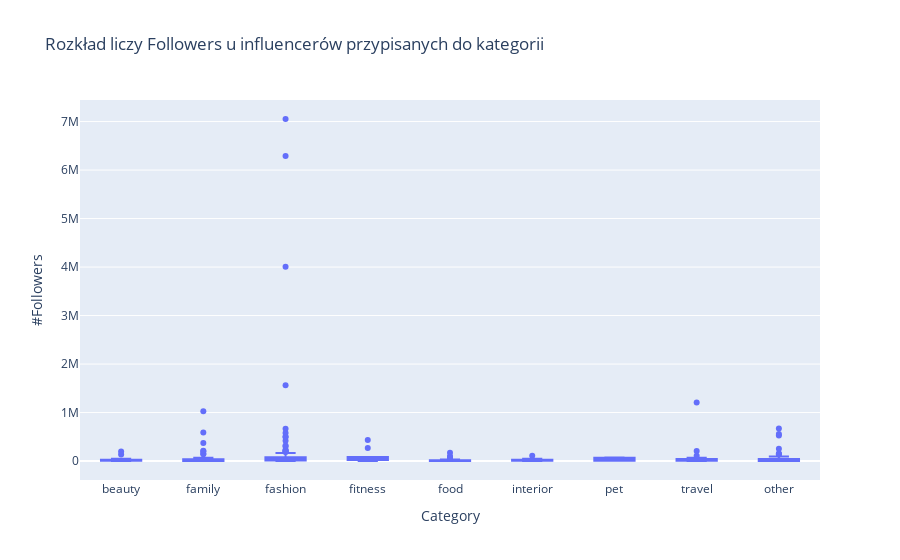

Notebook code for this chart:
### Code cell
fig = px.box(df, x='Category', y='#Followers', title='Rozkład liczy Followers u influencerów przypisanych do kategorii')
fig.show()

### Figure 1 — Plotly figure (JSON) as saved in the notebook; plotly's stock layout.template omitted (floating-point values rounded to 4 significant figures; data arrays with more than 128 entries replaced by an {"elided": "..."} marker saying what was removed)
{"data": [{"alignmentgroup": "True", "hovertemplate": "Category=%{x}<br>#Followers=%{y}<extra></extra>", "legendgroup": "", "marker": {"color": "#636efa"}, "name": "", "notched": false, "offsetgroup": "", "orientation": "v", "showlegend": false, "type": "box", "x": {"elided": "338 str values"}, "x0": " ", "xaxis": "x", "y": {"elided": "338 int values"}, "y0": " ", "yaxis": "y"}], "layout": {"boxmode": "group", "legend": {"tracegroupgap": 0}, "title": {"text": "Rozkład liczy Followers u influencerów przypisanych do kategorii"}, "xaxis": {"anchor": "y", "domain": [0, 1], "title": {"text": "Category"}}, "yaxis": {"anchor": "x", "domain": [0, 1], "title": {"text": "#Followers"}}}}
